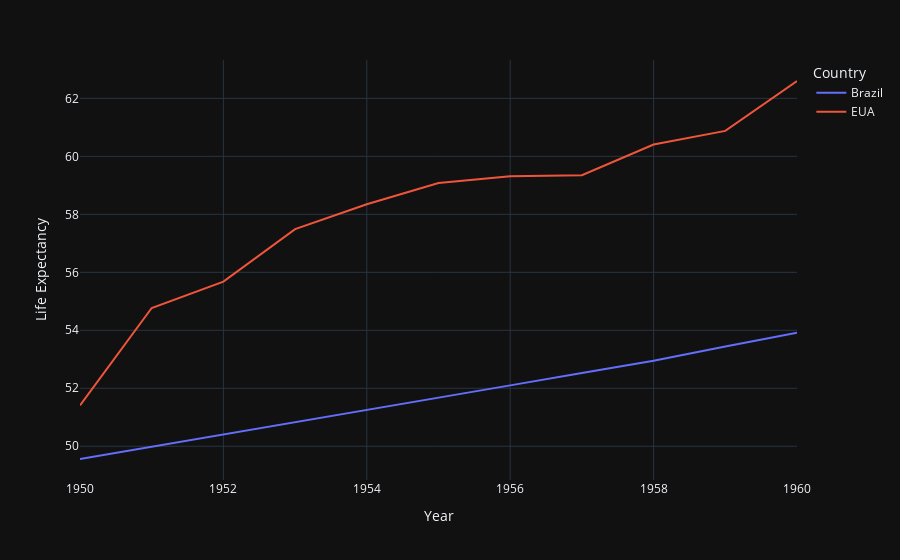

This figure's notebook cell:
### Code cell
px.line(df, x='Year', y='Life Expectancy', color='Country')

### Figure 1 — Plotly figure (JSON) as saved in the notebook; plotly's stock layout.template omitted (floating-point values rounded to 4 significant figures)
{"data": [{"hovertemplate": "Country=Brazil<br>Year=%{x}<br>Life Expectancy=%{y}<extra></extra>", "legendgroup": "Brazil", "line": {"color": "#636efa", "dash": "solid"}, "mode": "lines", "name": "Brazil", "orientation": "v", "showlegend": true, "type": "scatter", "x": [1950, 1951, 1952, 1953, 1954, 1955, 1956, 1957, 1958, 1959, 1960], "xaxis": "x", "y": [49.56, 49.98, 50.41, 50.83, 51.25, 51.68, 52.1, 52.53, 52.95, 53.44, 53.92], "yaxis": "y"}, {"hovertemplate": "Country=EUA<br>Year=%{x}<br>Life Expectancy=%{y}<extra></extra>", "legendgroup": "EUA", "line": {"color": "#EF553B", "dash": "solid"}, "mode": "lines", "name": "EUA", "orientation": "v", "showlegend": true, "type": "scatter", "x": [1950, 1951, 1952, 1953, 1954, 1955, 1956, 1957, 1958, 1959, 1960], "xaxis": "x", "y": [51.41, 54.77, 55.68, 57.49, 58.35, 59.08, 59.31, 59.35, 60.41, 60.88, 62.6], "yaxis": "y"}], "layout": {"autosize": true, "legend": {"title": {"text": "Country"}, "tracegroupgap": 0}, "margin": {"t": 60}, "xaxis": {"anchor": "y", "autorange": true, "domain": [0, 1], "range": [1950, 1960], "title": {"text": "Year"}, "type": "linear"}, "yaxis": {"anchor": "x", "autorange": true, "domain": [0, 1], "range": [48.84, 63.32], "title": {"text": "Life Expectancy"}, "type": "linear"}}}
